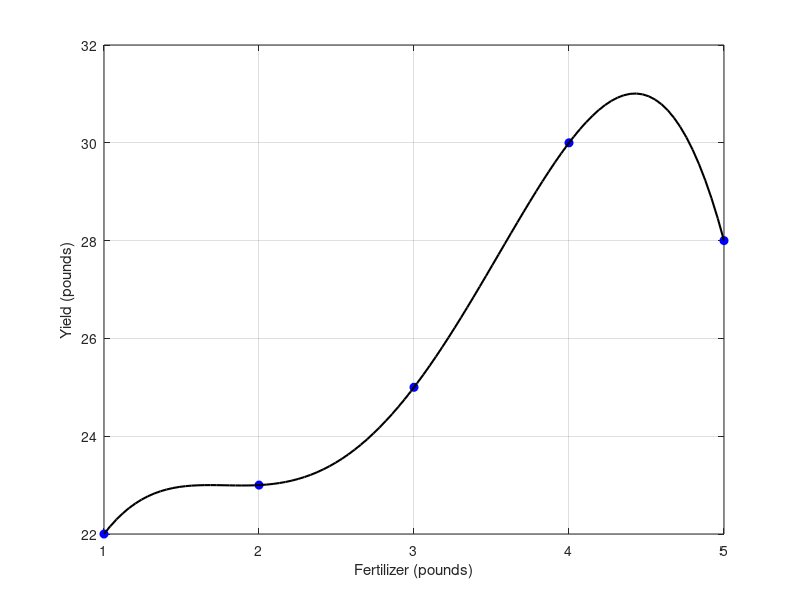

MATLAB code for this plot:
x = [1, 2, 3, 4, 5];
y = [22, 23, 25, 30, 28];

n = length(x);
dd = zeros(n,n);
dd(:,1) = y';

for j = 2:n
    for i = 1:n-j+1
        dd(i,j) = (dd(i+1,j-1) - dd(i,j-1)) / (x(i+j-1) - x(i));
    end
end

newton_pol = @(val) dd(1,1) + ...
    dd(1,2)*(val - x(1)) + ...
    dd(1,3)*(val - x(1))*(val - x(2)) + ...
    dd(1,4)*(val - x(1))*(val - x(2))*(val - x(3)) + ...
    dd(1,5)*(val - x(1))*(val - x(2))*(val - x(3))*(val - x(4));

% a) yield at 2.5 pounds of fertilizer
valForYield = newton_pol(2.5);
fprintf('Estimated yield at x = 2.5: %.2f pounds\n', valForYield);

% b) 
xx = linspace(1, 5, 100);
yy = arrayfun(newton_pol, xx);

figure;
plot(x, y, 'bo', 'MarkerFaceColor', 'b', 'DisplayName', 'Data Points');
hold on;
plot(xx, yy, 'k-', 'LineWidth', 1.5, 'DisplayName', 'Newton Interpolation');
grid on;
xlabel('Fertilizer (pounds)');
ylabel('Yield (pounds)');
hold off;
